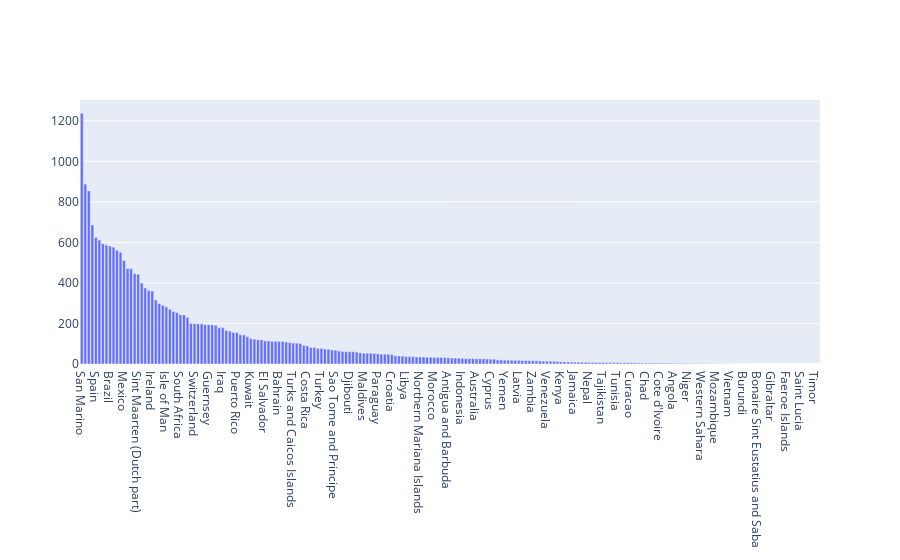

The notebook cell this image was saved under:
### Markdown cell above
4. Постройте гистограмму распределения количества смертей на один миллион человек

### Code cell
df = df_normal[["location", "death_per_million"]].dropna().sort_values(by="death_per_million", ascending=False)

fig = go.Figure()
fig.add_trace(go.Bar(x=df["location"],
                     y=df["death_per_million"],
                     name="GDP"))

### Figure 1 — Plotly figure (JSON) as saved in the notebook; plotly's stock layout.template omitted (floating-point values rounded to 4 significant figures; data arrays with more than 128 entries replaced by an {"elided": "..."} marker saying what was removed)
{"data": [{"name": "GDP", "type": "bar", "x": {"elided": "210 str values"}, "y": {"elided": "210 float values"}}], "layout": {"autosize": true, "xaxis": {"autorange": true, "range": [-0.5, 209.5], "type": "category"}, "yaxis": {"autorange": true, "range": [0, 1303.0], "type": "linear"}}}
